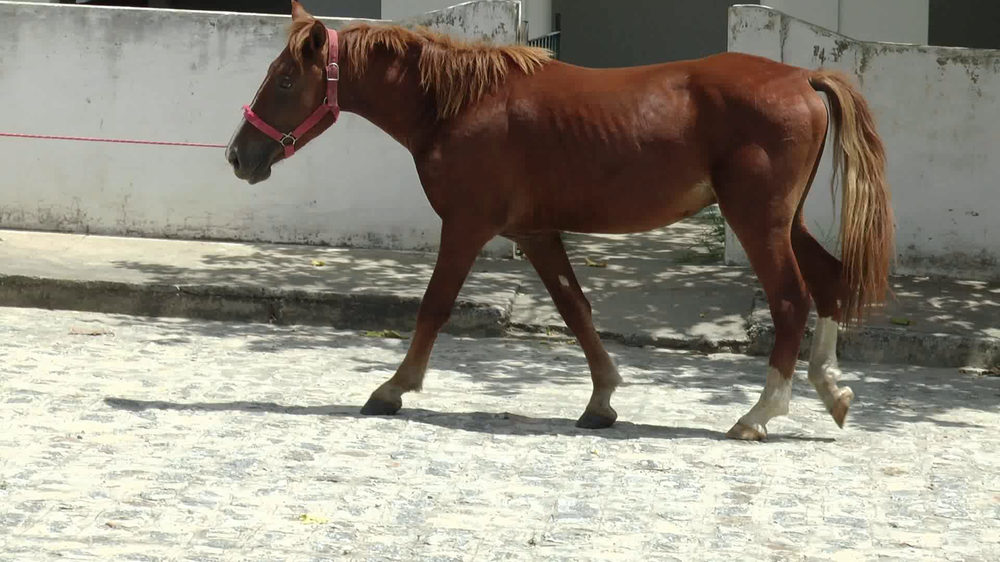
#> input picture horse-tracking/images/horse.png, 1000 x 562 px, shrunk from 1920 x 1080 before the run, found by its file name
$ python rotation.py
#> lines starting #> are read from the running program, lines starting #| are printed output that depends on the picture
'''
Created on May 11, 2015

@author: cristopher
'''

import cv2
import numpy as np
from matplotlib import pyplot as plt

img = cv2.imread('horse.png',0)
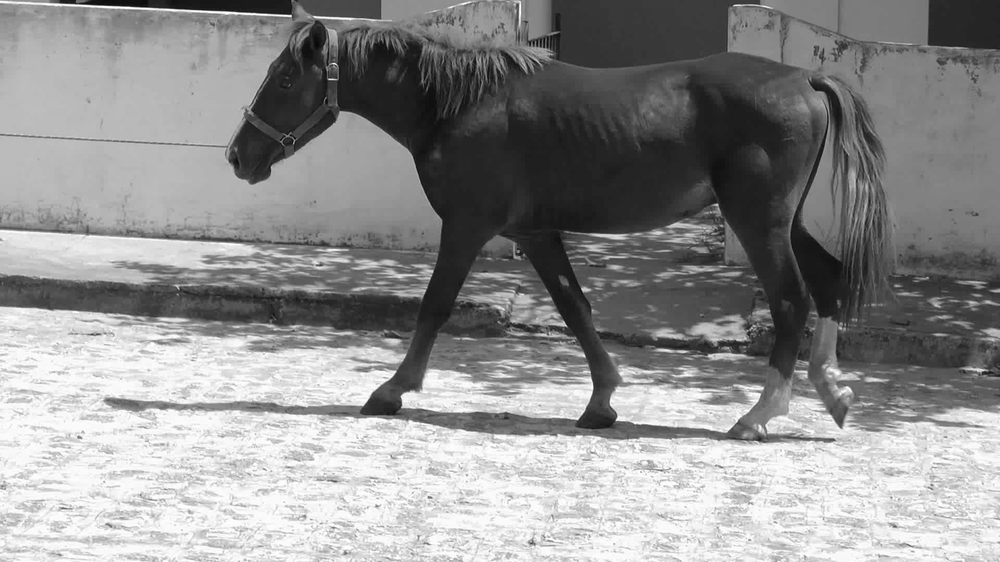
#> img: shape (562, 1000); min 6, max 255, mean 142.8
rows,cols = img.shape
#> rows = 562; cols = 1000

M = cv2.getRotationMatrix2D((cols/2,rows/2),3,1)
dst = cv2.warpAffine(img,M,(cols,rows))
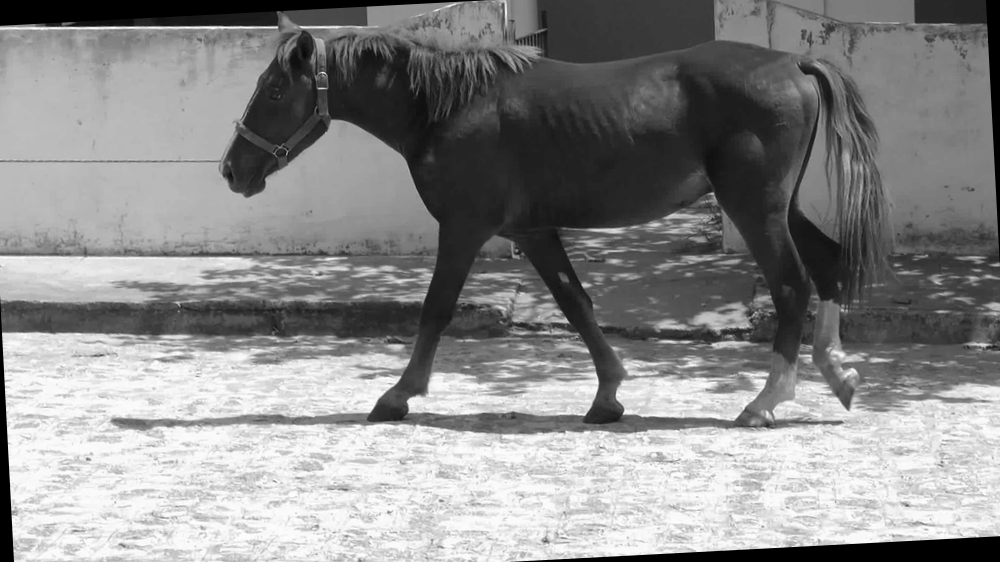
#> dst: shape (562, 1000); min 0, max 255, mean 137.9

plt.imshow(dst)
plt.show()

$ run again, with horse-tracking/images/sudokusmall.png copied over horse-tracking/images/horse.png
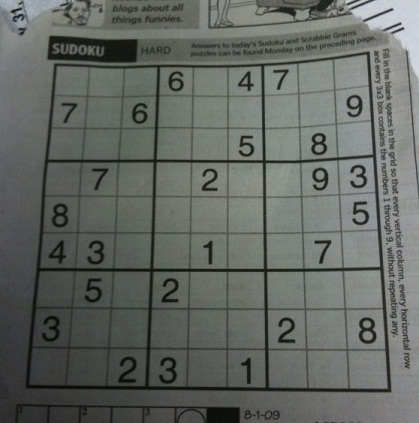
#> input picture horse-tracking/images/sudokusmall.png, 419 x 423 px, found by its file name
#> `dst = cv2.warpAffine(img,M,(cols,rows))`:
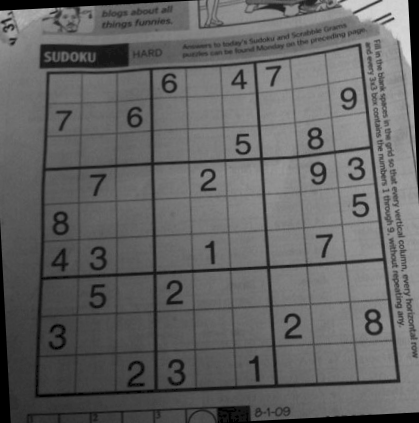
#> dst: shape (423, 419); min 0, max 217, mean 99
